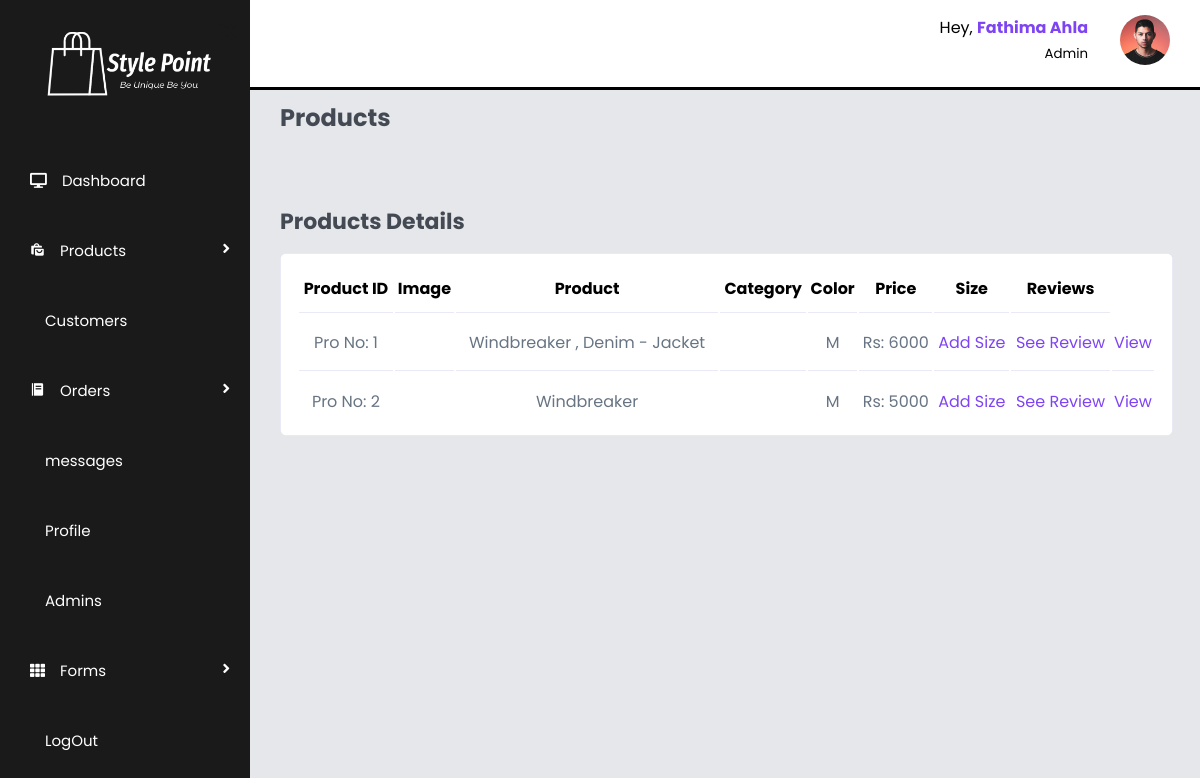
/admin/products.php (signed in), run on an earlier commit of the app's database.
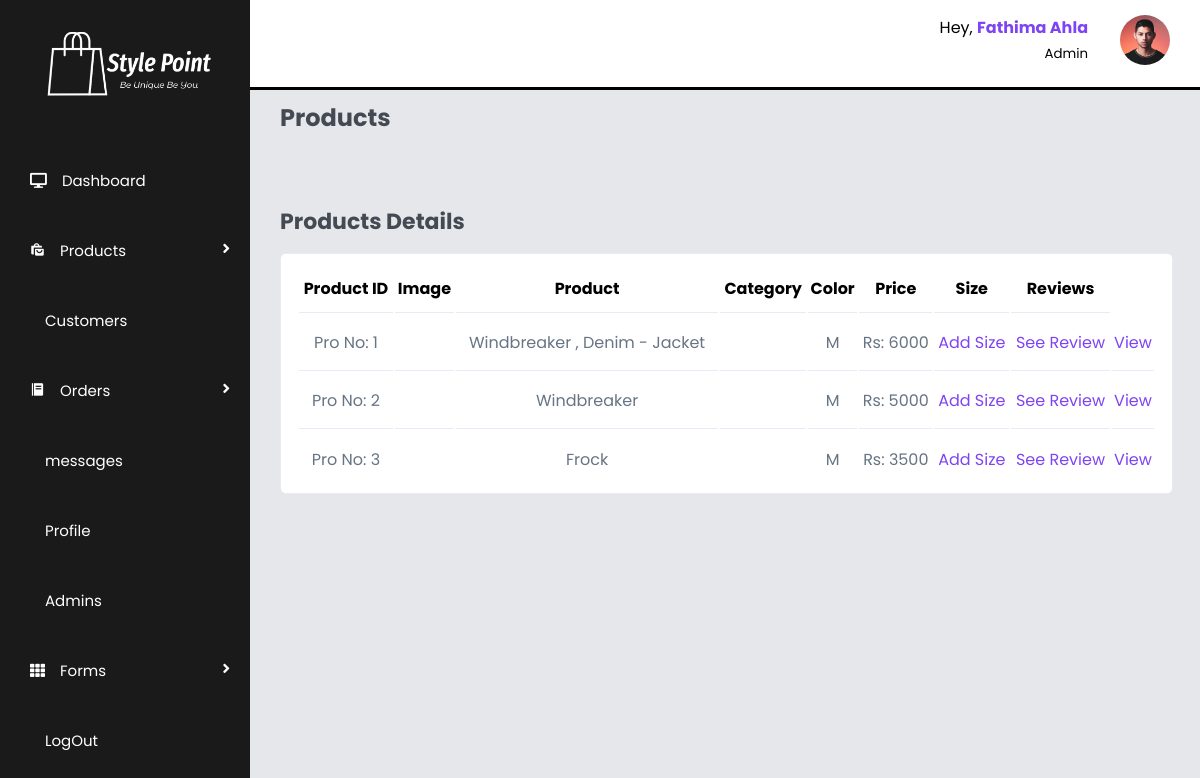
And on a later commit of the database.
### tables this page shows
CREATE TABLE `products` (
  `pro_ID` int(100) NOT NULL,
  `pro_Name` varchar(100) NOT NULL,
  `pro_number` varchar(100) NOT NULL,
  `price` int(100) NOT NULL,
  `dis_Price` int(100) NOT NULL,
  `dis_Percentage` int(100) NOT NULL,
  `color` varchar(100) NOT NULL,
  `size` varchar(100) NOT NULL,
  `gender` varchar(100) NOT NULL,
  `description` varchar(100) NOT NULL,
  `img_1` varchar(100) NOT NULL,
  `img_2` varchar(100) NOT NULL,
  `img_3` varchar(100) NOT NULL,
  `img_4` varchar(100) NOT NULL
);

### admin/products.php (the view, shortened to what this page needs)
<?php
include '../components/connect.php';
?>
<!DOCTYPE html>
<html lang="en">
    <head>
        <link rel="stylesheet" href="https://cdn.jsdelivr.net/npm/swiper@9/swiper-bundle.min.css"/>
        <link rel="stylesheet" href="../css/admin_style.css">
        <link href="https://cdn.jsdelivr.net/npm/remixicon@3.2.0/fonts/remixicon.css" rel="stylesheet">
        <link href='https://unpkg.com/boxicons@2.1.4/css/boxicons.min.css' rel='stylesheet'>
        <link rel="stylesheet" href="https://cdnjs.cloudflare.com/ajax/libs/font-awesome/5.15.1/css/all.min.css">
    </head>
    <body>
        <?php include '../components/admin_menu.php';?>
        <section id="interface">
            <?php include '../components/admin_nav.php';?>
                <h3 class="main_heading">Products</h3>
                    <div class="product__tabs">
                        <div class="product__tabs-content  active__tab">
                            <h3 class="heading">Products Details</h3>
                                <div class="show__product-details">
                                    <table>
                                        <thead>
                                            <tr>
                                                <th>Product ID</th>
                                                <th>Image</th>
                                                <th>Product</th>
                                                <th>Category</th>
                                                <th>Color</th>
                                                <th>Price</th>
                                                <th>Size</th>
                                                <th>Reviews</th>
                                            </tr>
                                        </thead>
                                        <tbody>
                                            <?php
                                                $show__products = $conn->prepare("SELECT * FROM `products`");
                                                $show__products->execute();
                                                if($show__products->rowCount() > 0){
                                                    while($fetch_products = $show__products->fetch(PDO::FETCH_ASSOC)){
                                            ?>
                                            <tr>
                                                <td>
                                                    Pro No: <?= $fetch_products['pro_ID']; ?>
                                                </td>
                                                <td>
                                                </td>
                                                <td>
                                                    <?= $fetch_products['pro_Name']; ?> <br><?= $fetch_products['brand_name']; ?>
                                                </td>
                                                <td>
                                                </td>
                                                <td>
                                                    <?= $fetch_products['color']; ?>
                                                </td>
                                                <td>
                                                    Rs: <?= $fetch_products['price']; ?>
                                                </td>
                                                <td>
                                                    <a href="add_size.php?pro_id=<?= $fetch_products['pro_ID'];?>" class="pro_view"><i class="ri-pencil-fill"></i>Add Size</a>
                                                </td>
                                                <td>
                                                    <a href="manage_review.php?pro_id=<?= $fetch_products['pro_ID'];?>" class="pro_view">See Review</a>
                                                </td>
                                                <td>
                                                    <a href="product_details.php?pro_id=<?= $fetch_products['pro_ID'];?>" class="pro_view">View</a>
                                                </td>
                                            </tr>
                                            <?php
                                                }
                                            }else{
                                                echo '<p class="empty"> No Products Added Yet!</p>';
                                            }
                                            ?>
                                        </tbody>
                                    </table>
                                </div>
                        </div>
                    </div>
        </section>
    </body>
</html>

What changed in the data, as far as the page shows it:
added products: pro_ID "3", pro_Name "Frock", color "M", price "3500"
